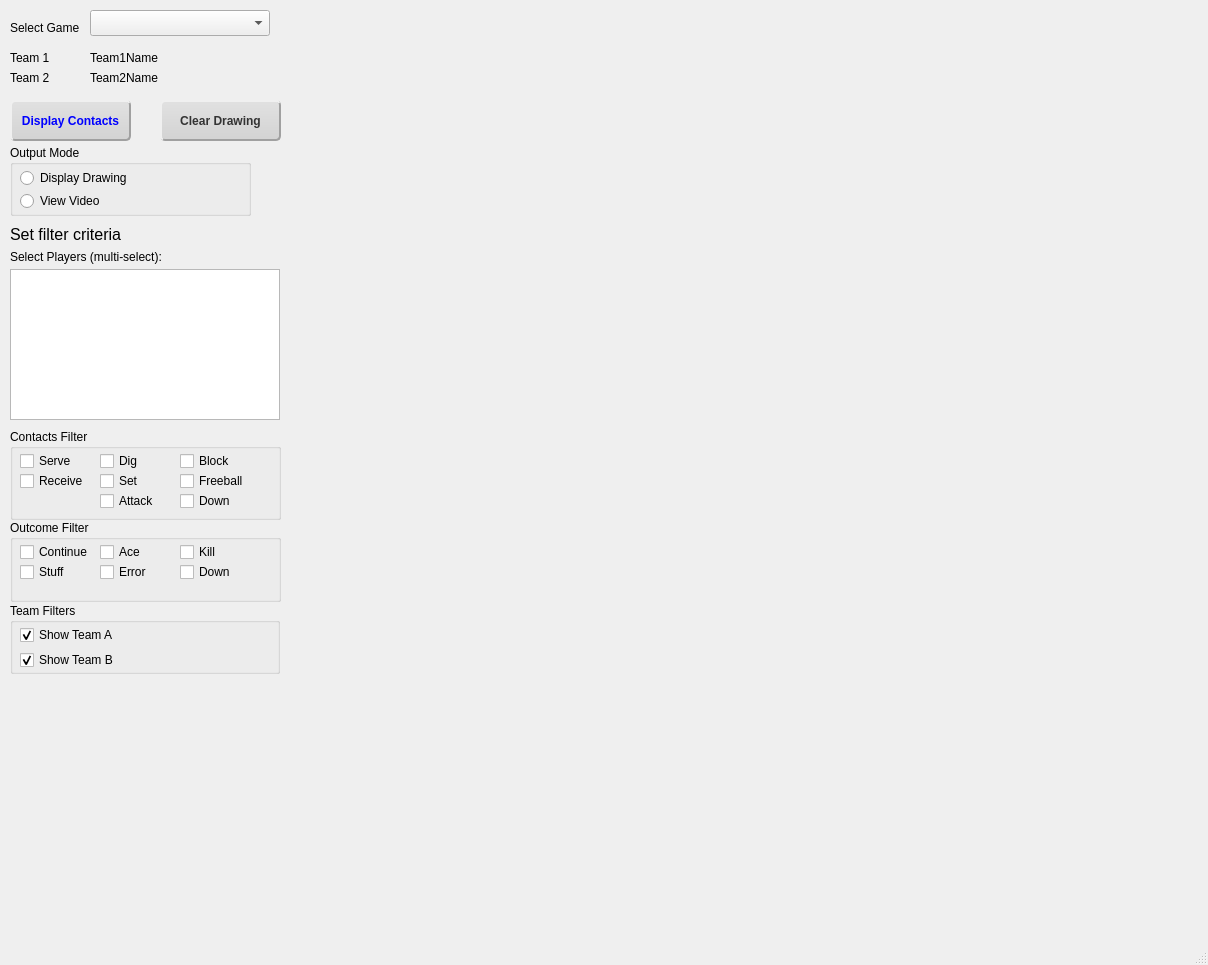
<?xml version="1.0" encoding="UTF-8"?>
<ui version="4.0">
 <class>MainWindow</class>
 <widget class="QMainWindow" name="MainWindow">
  <property name="geometry">
   <rect>
    <x>0</x>
    <y>0</y>
    <width>1208</width>
    <height>965</height>
   </rect>
  </property>
  <property name="windowTitle">
   <string>MainWindow</string>
  </property>
  <widget class="QWidget" name="centralwidget">
   <widget class="QLabel" name="label">
    <property name="geometry">
     <rect>
      <x>10</x>
      <y>20</y>
      <width>100</width>
      <height>16</height>
     </rect>
    </property>
    <property name="text">
     <string>Select Game</string>
    </property>
   </widget>
   <widget class="QComboBox" name="comboBox">
    <property name="geometry">
     <rect>
      <x>90</x>
      <y>10</y>
      <width>180</width>
      <height>26</height>
     </rect>
    </property>
   </widget>
   <widget class="QLabel" name="label_3">
    <property name="geometry">
     <rect>
      <x>10</x>
      <y>50</y>
      <width>100</width>
      <height>16</height>
     </rect>
    </property>
    <property name="text">
     <string>Team 1</string>
    </property>
   </widget>
   <widget class="QLabel" name="label_4">
    <property name="geometry">
     <rect>
      <x>10</x>
      <y>70</y>
      <width>100</width>
      <height>16</height>
     </rect>
    </property>
    <property name="text">
     <string>Team 2</string>
    </property>
   </widget>
   <widget class="QLabel" name="teamNameThem">
    <property name="geometry">
     <rect>
      <x>90</x>
      <y>50</y>
      <width>180</width>
      <height>16</height>
     </rect>
    </property>
    <property name="text">
     <string>Team1Name</string>
    </property>
   </widget>
   <widget class="QLabel" name="teamNameUs">
    <property name="geometry">
     <rect>
      <x>90</x>
      <y>70</y>
      <width>170</width>
      <height>16</height>
     </rect>
    </property>
    <property name="text">
     <string>Team2Name</string>
    </property>
   </widget>
   <widget class="QPushButton" name="pushButtonDisplayContacts">
    <property name="geometry">
     <rect>
      <x>10</x>
      <y>100</y>
      <width>121</width>
      <height>41</height>
     </rect>
    </property>
    <property name="styleSheet">
     <string notr="true">QPushButton {
    background-color: qlineargradient(x1: 0, y1: 0, x2: 0, y2: 1, stop: 0 #E1E1E1, stop: 1 #D3D3D3);
    border-style: outset;
    border-width: 2px;
    border-radius: 5px;
    border-color: #A0A0A0; /* Mid-tone border color */
    font: bold 12px;
    min-width: 2em;
    padding: 6px;
    color: #0000FF; /* Changed to blue */
}

QPushButton:hover {
    background-color: qlineargradient(x1: 0, y1: 0, x2: 0, y2: 1, stop: 0 #F0F0F0, stop: 1 #E1E1E1);
}

QPushButton:pressed {
    background-color: qlineargradient(x1: 0, y1: 0, x2: 0, y2: 1, stop: 0 #D3D3D3, stop: 1 #E1E1E1);
    border-style: inset; /* This creates the pressed-in 3D effect */
}</string>
    </property>
    <property name="text">
     <string>Display Contacts</string>
    </property>
   </widget>
   <widget class="QLabel" name="labelSetFilterCriteria">
    <property name="geometry">
     <rect>
      <x>10</x>
      <y>226</y>
      <width>151</width>
      <height>16</height>
     </rect>
    </property>
    <property name="font">
     <font>
      <pointsize>12</pointsize>
     </font>
    </property>
    <property name="text">
     <string>Set filter criteria</string>
    </property>
   </widget>
   <widget class="QComboBox" name="comboBoxSelectPlayer_A">
    <property name="geometry">
     <rect>
      <x>1120</x>
      <y>240</y>
      <width>1</width>
      <height>1</height>
     </rect>
    </property>
    <property name="visible">
     <bool>false</bool>
    </property>
   </widget>
   <widget class="QLabel" name="labelSelectPlayerA">
    <property name="geometry">
     <rect>
      <x>10</x>
      <y>249</y>
      <width>161</width>
      <height>16</height>
     </rect>
    </property>
    <property name="text">
     <string>Select Players (multi-select):</string>
    </property>
   </widget>
   <widget class="QListWidget" name="playerListWidget">
    <property name="geometry">
     <rect>
      <x>10</x>
      <y>269</y>
      <width>270</width>
      <height>151</height>
     </rect>
    </property>
    <property name="selectionMode">
     <enum>QAbstractItemView::SelectionMode::MultiSelection</enum>
    </property>
   </widget>
   <widget class="QGroupBox" name="groupBoxTeamFilters">
    <property name="geometry">
     <rect>
      <x>10</x>
      <y>603</y>
      <width>270</width>
      <height>71</height>
     </rect>
    </property>
    <property name="title">
     <string>Team Filters</string>
    </property>
    <widget class="QCheckBox" name="checkBoxShowTeamA">
     <property name="geometry">
      <rect>
       <x>10</x>
       <y>20</y>
       <width>141</width>
       <height>24</height>
      </rect>
     </property>
     <property name="text">
      <string>Show Team A</string>
     </property>
     <property name="checked">
      <bool>true</bool>
     </property>
    </widget>
    <widget class="QCheckBox" name="checkBoxShowTeamB">
     <property name="geometry">
      <rect>
       <x>10</x>
       <y>45</y>
       <width>151</width>
       <height>24</height>
      </rect>
     </property>
     <property name="text">
      <string>Show Team B</string>
     </property>
     <property name="checked">
      <bool>true</bool>
     </property>
    </widget>
   </widget>
   <widget class="QPushButton" name="pushButtonClearPlot">
    <property name="geometry">
     <rect>
      <x>160</x>
      <y>100</y>
      <width>121</width>
      <height>41</height>
     </rect>
    </property>
    <property name="styleSheet">
     <string notr="true">QPushButton {
    background-color: qlineargradient(x1: 0, y1: 0, x2: 0, y2: 1, stop: 0 #E1E1E1, stop: 1 #D3D3D3);
    border-style: outset;
    border-width: 2px;
    border-radius: 5px;
    border-color: #A0A0A0; /* Mid-tone border color */
    font: bold 12px;
    min-width: 2em;
    padding: 6px;
    color: #333333;
}

QPushButton:hover {
    background-color: qlineargradient(x1: 0, y1: 0, x2: 0, y2: 1, stop: 0 #F0F0F0, stop: 1 #E1E1E1);
}

QPushButton:pressed {
    background-color: qlineargradient(x1: 0, y1: 0, x2: 0, y2: 1, stop: 0 #D3D3D3, stop: 1 #E1E1E1);
    border-style: inset; /* This creates the pressed-in 3D effect */
}</string>
    </property>
    <property name="text">
     <string>Clear Drawing</string>
    </property>
   </widget>
   <widget class="QGroupBox" name="groupBoxContactsFilters">
    <property name="geometry">
     <rect>
      <x>10</x>
      <y>429</y>
      <width>271</width>
      <height>91</height>
     </rect>
    </property>
    <property name="title">
     <string>Contacts Filter</string>
    </property>
    <widget class="QCheckBox" name="checkBox_down_A">
     <property name="geometry">
      <rect>
       <x>170</x>
       <y>60</y>
       <width>61</width>
       <height>24</height>
      </rect>
     </property>
     <property name="text">
      <string>Down</string>
     </property>
    </widget>
    <widget class="QCheckBox" name="checkBox_set_A">
     <property name="geometry">
      <rect>
       <x>90</x>
       <y>40</y>
       <width>61</width>
       <height>24</height>
      </rect>
     </property>
     <property name="text">
      <string>Set</string>
     </property>
    </widget>
    <widget class="QCheckBox" name="checkBox_attack_A">
     <property name="geometry">
      <rect>
       <x>90</x>
       <y>60</y>
       <width>71</width>
       <height>24</height>
      </rect>
     </property>
     <property name="text">
      <string>Attack</string>
     </property>
    </widget>
    <widget class="QCheckBox" name="checkBox_receive_A">
     <property name="geometry">
      <rect>
       <x>10</x>
       <y>40</y>
       <width>71</width>
       <height>24</height>
      </rect>
     </property>
     <property name="text">
      <string>Receive</string>
     </property>
    </widget>
    <widget class="QCheckBox" name="checkBox_serve_A">
     <property name="geometry">
      <rect>
       <x>10</x>
       <y>20</y>
       <width>61</width>
       <height>24</height>
      </rect>
     </property>
     <property name="text">
      <string>Serve</string>
     </property>
    </widget>
    <widget class="QCheckBox" name="checkBox_pass_A">
     <property name="geometry">
      <rect>
       <x>90</x>
       <y>20</y>
       <width>61</width>
       <height>24</height>
      </rect>
     </property>
     <property name="text">
      <string>Dig</string>
     </property>
    </widget>
    <widget class="QCheckBox" name="checkBox_block_A">
     <property name="geometry">
      <rect>
       <x>170</x>
       <y>20</y>
       <width>71</width>
       <height>24</height>
      </rect>
     </property>
     <property name="text">
      <string>Block</string>
     </property>
    </widget>
    <widget class="QCheckBox" name="checkBox_freeball_A">
     <property name="geometry">
      <rect>
       <x>170</x>
       <y>40</y>
       <width>71</width>
       <height>24</height>
      </rect>
     </property>
     <property name="text">
      <string>Freeball</string>
     </property>
    </widget>
   </widget>
   <widget class="QGroupBox" name="groupBoxOutcomeFilters">
    <property name="geometry">
     <rect>
      <x>10</x>
      <y>520</y>
      <width>271</width>
      <height>82</height>
     </rect>
    </property>
    <property name="title">
     <string>Outcome Filter</string>
    </property>
    <widget class="QCheckBox" name="checkBox_outcome_ace">
     <property name="geometry">
      <rect>
       <x>90</x>
       <y>20</y>
       <width>84</width>
       <height>24</height>
      </rect>
     </property>
     <property name="text">
      <string>Ace</string>
     </property>
    </widget>
    <widget class="QCheckBox" name="checkBox_outcome_error">
     <property name="geometry">
      <rect>
       <x>90</x>
       <y>40</y>
       <width>84</width>
       <height>24</height>
      </rect>
     </property>
     <property name="text">
      <string>Error</string>
     </property>
    </widget>
    <widget class="QCheckBox" name="checkBox_outcome_kill">
     <property name="geometry">
      <rect>
       <x>170</x>
       <y>20</y>
       <width>84</width>
       <height>24</height>
      </rect>
     </property>
     <property name="text">
      <string>Kill</string>
     </property>
    </widget>
    <widget class="QCheckBox" name="checkBox_outcome_down">
     <property name="geometry">
      <rect>
       <x>170</x>
       <y>40</y>
       <width>84</width>
       <height>24</height>
      </rect>
     </property>
     <property name="text">
      <string>Down</string>
     </property>
    </widget>
    <widget class="QCheckBox" name="checkBox_outcome_stuff">
     <property name="geometry">
      <rect>
       <x>10</x>
       <y>40</y>
       <width>84</width>
       <height>24</height>
      </rect>
     </property>
     <property name="text">
      <string>Stuff</string>
     </property>
    </widget>
    <widget class="QCheckBox" name="checkBox_outcome_continue">
     <property name="geometry">
      <rect>
       <x>10</x>
       <y>20</y>
       <width>81</width>
       <height>24</height>
      </rect>
     </property>
     <property name="text">
      <string>Continue</string>
     </property>
    </widget>
   </widget>
   <widget class="QGroupBox" name="groupBoxOutputMode">
    <property name="geometry">
     <rect>
      <x>10</x>
      <y>145</y>
      <width>241</width>
      <height>71</height>
     </rect>
    </property>
    <property name="title">
     <string>Output Mode</string>
    </property>
    <widget class="QRadioButton" name="radioButtonViewVideo">
     <property name="geometry">
      <rect>
       <x>10</x>
       <y>44</y>
       <width>98</width>
       <height>24</height>
      </rect>
     </property>
     <property name="text">
      <string>View Video</string>
     </property>
    </widget>
    <widget class="QRadioButton" name="radioButtonDisplayDrawing">
     <property name="geometry">
      <rect>
       <x>10</x>
       <y>13</y>
       <width>151</width>
       <height>40</height>
      </rect>
     </property>
     <property name="text">
      <string>Display Drawing</string>
     </property>
    </widget>
   </widget>
  </widget>
  <widget class="QMenuBar" name="menubar">
   <property name="geometry">
    <rect>
     <x>0</x>
     <y>0</y>
     <width>1208</width>
     <height>33</height>
    </rect>
   </property>
  </widget>
  <widget class="QStatusBar" name="statusbar"/>
 </widget>
 <resources/>
 <connections/>
</ui>
